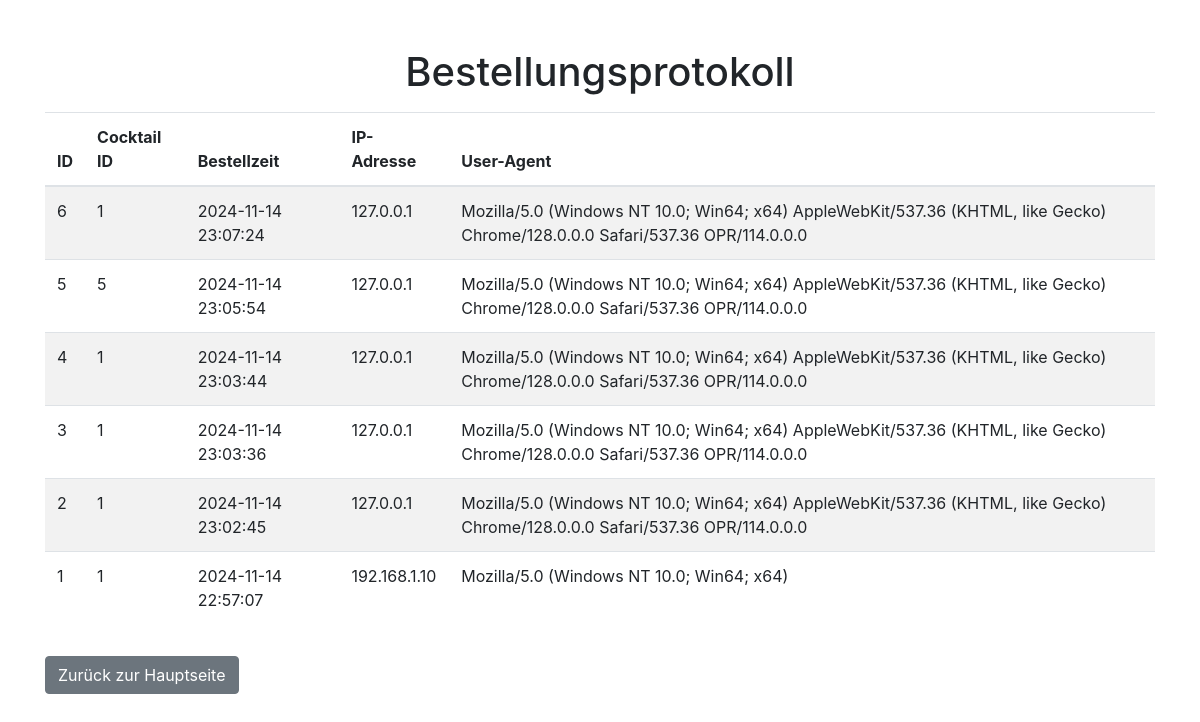
Page /order_logs on the earlier database version.
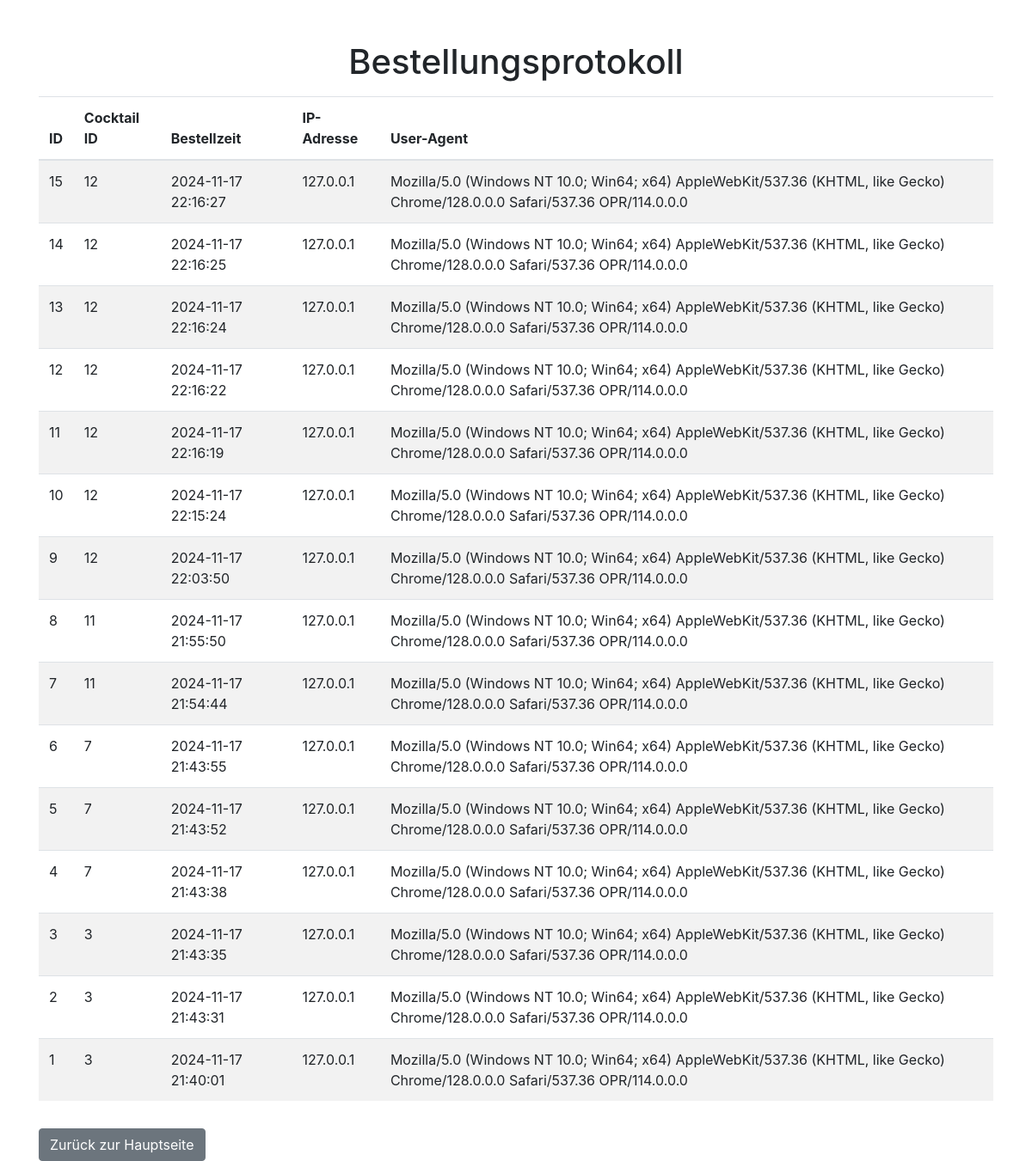
Same page on the later database version.
### tables this page shows
CREATE TABLE orders (
        id INTEGER PRIMARY KEY AUTOINCREMENT,
        cocktail_id INTEGER,
        order_time TIMESTAMP DEFAULT CURRENT_TIMESTAMP,
        ip_address TEXT,
        user_agent TEXT,
        FOREIGN KEY(cocktail_id) REFERENCES cocktails(id)
    );

### app.py (the view)
@app.route('/order_logs')
def order_logs():
    with get_db_connection() as conn:
        cursor = conn.cursor()
        cursor.execute('SELECT * FROM orders ORDER BY order_time DESC')
        orders = [dict(row) for row in cursor.fetchall()]
    return render_template('order_logs.html', orders=orders)

### app.py (called while the page is built)
def get_db_connection():
    def trace_callback(sql):
        with open('sql_log.txt', 'a') as f:
            f.write(f"[SQL TRACE]: {sql}\n")
    conn = sqlite3.connect('cocktails.db', timeout=10)
    conn.row_factory = sqlite3.Row
    conn.set_trace_callback(trace_callback)  # Logging aktivieren
    return conn

### templates/order_logs.html (shortened to what this page needs)
<!DOCTYPE html>
<html lang="de">
<head>
    <link href="https://stackpath.bootstrapcdn.com/bootstrap/4.5.2/css/bootstrap.min.css" rel="stylesheet">
</head>
<body>
    <div class="container mt-5">
        <h1 class="text-center">Bestellungsprotokoll</h1>
        <table class="table table-striped mt-3">
            <thead>
                <tr>
                    <th>ID</th>
                    <th>Cocktail ID</th>
                    <th>Bestellzeit</th>
                    <th>IP-Adresse</th>
                    <th>User-Agent</th>
                </tr>
            </thead>
            <tbody>
                {% for order in orders %}
                <tr>
                    <td>{{ order['id'] }}</td>
                    <td>{{ order['cocktail_id'] }}</td>
                    <td>{{ order['order_time'] }}</td>
                    <td>{{ order['ip_address'] }}</td>
                    <td>{{ order['user_agent'] }}</td>
                </tr>
                {% endfor %}
            </tbody>
        </table>
        <a href="{{ url_for('index') }}" class="btn btn-secondary mt-3">Zurück zur Hauptseite</a>
    </div>
</body>
</html>

Differences in the rows shown:
added orders: id "15", cocktail_id "12", order_time "2024-11-17 22:16:27", ip_address "127.0.0.1", user_agent "Mozilla/5.0 (Windows NT 10.0; Win64; x64) AppleWebKit/537.36 (KHTML, like Gecko) Chrome/128.0.0.0 Safari/537.36 OPR/114.0.0.0"
added orders: id "14", cocktail_id "12", order_time "2024-11-17 22:16:25", ip_address "127.0.0.1", user_agent "Mozilla/5.0 (Windows NT 10.0; Win64; x64) AppleWebKit/537.36 (KHTML, like Gecko) Chrome/128.0.0.0 Safari/537.36 OPR/114.0.0.0"
added orders: id "13", cocktail_id "12", order_time "2024-11-17 22:16:24", ip_address "127.0.0.1", user_agent "Mozilla/5.0 (Windows NT 10.0; Win64; x64) AppleWebKit/537.36 (KHTML, like Gecko) Chrome/128.0.0.0 Safari/537.36 OPR/114.0.0.0"
added orders: id "12", cocktail_id "12", order_time "2024-11-17 22:16:22", ip_address "127.0.0.1", user_agent "Mozilla/5.0 (Windows NT 10.0; Win64; x64) AppleWebKit/537.36 (KHTML, like Gecko) Chrome/128.0.0.0 Safari/537.36 OPR/114.0.0.0"
added orders: id "11", cocktail_id "12", order_time "2024-11-17 22:16:19", ip_address "127.0.0.1", user_agent "Mozilla/5.0 (Windows NT 10.0; Win64; x64) AppleWebKit/537.36 (KHTML, like Gecko) Chrome/128.0.0.0 Safari/537.36 OPR/114.0.0.0"
added orders: id "10", cocktail_id "12", order_time "2024-11-17 22:15:24", ip_address "127.0.0.1", user_agent "Mozilla/5.0 (Windows NT 10.0; Win64; x64) AppleWebKit/537.36 (KHTML, like Gecko) Chrome/128.0.0.0 Safari/537.36 OPR/114.0.0.0"
added orders: id "9", cocktail_id "12", order_time "2024-11-17 22:03:50", ip_address "127.0.0.1", user_agent "Mozilla/5.0 (Windows NT 10.0; Win64; x64) AppleWebKit/537.36 (KHTML, like Gecko) Chrome/128.0.0.0 Safari/537.36 OPR/114.0.0.0"
added orders: id "8", cocktail_id "11", order_time "2024-11-17 21:55:50", ip_address "127.0.0.1", user_agent "Mozilla/5.0 (Windows NT 10.0; Win64; x64) AppleWebKit/537.36 (KHTML, like Gecko) Chrome/128.0.0.0 Safari/537.36 OPR/114.0.0.0"
added orders: id "7", cocktail_id "11", order_time "2024-11-17 21:54:44", ip_address "127.0.0.1", user_agent "Mozilla/5.0 (Windows NT 10.0; Win64; x64) AppleWebKit/537.36 (KHTML, like Gecko) Chrome/128.0.0.0 Safari/537.36 OPR/114.0.0.0"
changed orders id 6: cocktail_id "1" → "7"; order_time "2024-11-14 23:07:24" → "2024-11-17 21:43:55"
changed orders id 5: cocktail_id "5" → "7"; order_time "2024-11-14 23:05:54" → "2024-11-17 21:43:52"
changed orders id 4: cocktail_id "1" → "7"; order_time "2024-11-14 23:03:44" → "2024-11-17 21:43:38"
changed orders id 3: cocktail_id "1" → "3"; order_time "2024-11-14 23:03:36" → "2024-11-17 21:43:35"
changed orders id 2: cocktail_id "1" → "3"; order_time "2024-11-14 23:02:45" → "2024-11-17 21:43:31"
changed orders id 1: cocktail_id "1" → "3"; order_time "2024-11-14 22:57:07" → "2024-11-17 21:40:01"; ip_address "192.168.1.10" → "127.0.0.1"; user_agent "Mozilla/5.0 (Windows NT 10.0; Win64; x64)" → "Mozilla/5.0 (Windows NT 10.0; Win64; x64) AppleWebKit/537.36 (KHTML, like Gecko) Chrome/128.0.0.0 Safari/537.36 OPR/114.0.0.0"
